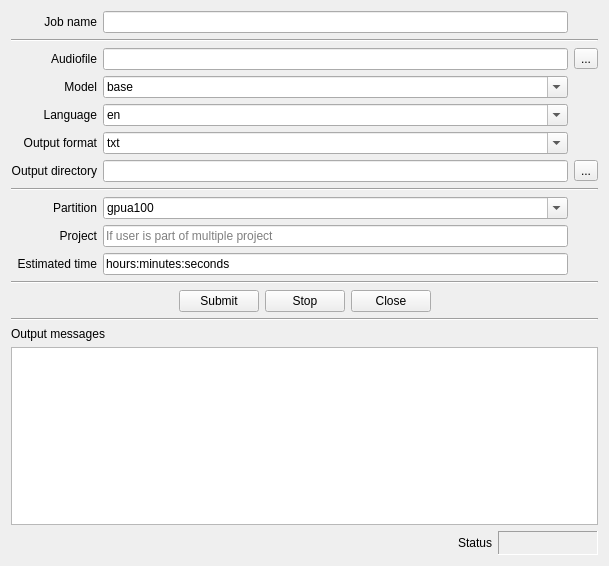
<?xml version="1.0" encoding="UTF-8"?>
<ui version="4.0">
 <class>Form</class>
 <widget class="QWidget" name="Form">
  <property name="geometry">
   <rect>
    <x>0</x>
    <y>0</y>
    <width>609</width>
    <height>566</height>
   </rect>
  </property>
  <property name="windowTitle">
   <string>Whisper Job Submitter</string>
  </property>
  <property name="windowIcon">
   <iconset theme="QIcon::ThemeIcon::MediaTape"/>
  </property>
  <layout class="QVBoxLayout" name="verticalLayout" stretch="0,0,0,0,0,20,0">
   <item>
    <layout class="QGridLayout" name="gridLayout">
     <item row="4" column="1">
      <widget class="QComboBox" name="language_combo">
       <property name="editable">
        <bool>true</bool>
       </property>
       <item>
        <property name="text">
         <string>en</string>
        </property>
       </item>
       <item>
        <property name="text">
         <string>es</string>
        </property>
       </item>
       <item>
        <property name="text">
         <string>de</string>
        </property>
       </item>
       <item>
        <property name="text">
         <string>se</string>
        </property>
       </item>
      </widget>
     </item>
     <item row="4" column="0">
      <widget class="QLabel" name="audio_file_label_4">
       <property name="text">
        <string>Language</string>
       </property>
       <property name="alignment">
        <set>Qt::AlignmentFlag::AlignRight|Qt::AlignmentFlag::AlignTrailing|Qt::AlignmentFlag::AlignVCenter</set>
       </property>
      </widget>
     </item>
     <item row="2" column="2">
      <widget class="QToolButton" name="select_audio_file_button">
       <property name="text">
        <string>...</string>
       </property>
       <property name="icon">
        <iconset theme="QIcon::ThemeIcon::DocumentOpen"/>
       </property>
      </widget>
     </item>
     <item row="5" column="0">
      <widget class="QLabel" name="audio_file_label_5">
       <property name="text">
        <string>Output format</string>
       </property>
       <property name="alignment">
        <set>Qt::AlignmentFlag::AlignRight|Qt::AlignmentFlag::AlignTrailing|Qt::AlignmentFlag::AlignVCenter</set>
       </property>
      </widget>
     </item>
     <item row="0" column="1">
      <widget class="QLineEdit" name="jobname_edit"/>
     </item>
     <item row="3" column="1">
      <widget class="QComboBox" name="model_combo">
       <property name="editable">
        <bool>true</bool>
       </property>
       <property name="currentIndex">
        <number>1</number>
       </property>
       <item>
        <property name="text">
         <string>tiny</string>
        </property>
       </item>
       <item>
        <property name="text">
         <string>base</string>
        </property>
       </item>
       <item>
        <property name="text">
         <string>small</string>
        </property>
       </item>
       <item>
        <property name="text">
         <string>medium</string>
        </property>
       </item>
       <item>
        <property name="text">
         <string>large-v2</string>
        </property>
       </item>
      </widget>
     </item>
     <item row="8" column="1">
      <widget class="QComboBox" name="part_combo">
       <property name="editable">
        <bool>true</bool>
       </property>
       <item>
        <property name="text">
         <string>gpua100</string>
        </property>
       </item>
       <item>
        <property name="text">
         <string>sens-gpu</string>
        </property>
       </item>
       <item>
        <property name="text">
         <string>gpua40</string>
        </property>
       </item>
      </widget>
     </item>
     <item row="2" column="1">
      <widget class="QLineEdit" name="audio_filename_edit">
       <property name="minimumSize">
        <size>
         <width>300</width>
         <height>0</height>
        </size>
       </property>
      </widget>
     </item>
     <item row="8" column="0">
      <widget class="QLabel" name="audio_file_label_7">
       <property name="text">
        <string>Partition</string>
       </property>
       <property name="alignment">
        <set>Qt::AlignmentFlag::AlignRight|Qt::AlignmentFlag::AlignTrailing|Qt::AlignmentFlag::AlignVCenter</set>
       </property>
      </widget>
     </item>
     <item row="10" column="0">
      <widget class="QLabel" name="audio_file_label_8">
       <property name="text">
        <string>Estimated time</string>
       </property>
       <property name="alignment">
        <set>Qt::AlignmentFlag::AlignRight|Qt::AlignmentFlag::AlignTrailing|Qt::AlignmentFlag::AlignVCenter</set>
       </property>
      </widget>
     </item>
     <item row="5" column="1">
      <widget class="QComboBox" name="output_format_combo">
       <property name="editable">
        <bool>true</bool>
       </property>
       <property name="currentIndex">
        <number>2</number>
       </property>
       <item>
        <property name="text">
         <string>srt</string>
        </property>
       </item>
       <item>
        <property name="text">
         <string>vtt</string>
        </property>
       </item>
       <item>
        <property name="text">
         <string>txt</string>
        </property>
       </item>
       <item>
        <property name="text">
         <string>json</string>
        </property>
       </item>
       <item>
        <property name="text">
         <string>docx</string>
        </property>
       </item>
      </widget>
     </item>
     <item row="7" column="0" colspan="3">
      <widget class="Line" name="line">
       <property name="orientation">
        <enum>Qt::Orientation::Horizontal</enum>
       </property>
      </widget>
     </item>
     <item row="0" column="0">
      <widget class="QLabel" name="label">
       <property name="layoutDirection">
        <enum>Qt::LayoutDirection::LeftToRight</enum>
       </property>
       <property name="text">
        <string>Job name</string>
       </property>
       <property name="alignment">
        <set>Qt::AlignmentFlag::AlignRight|Qt::AlignmentFlag::AlignTrailing|Qt::AlignmentFlag::AlignVCenter</set>
       </property>
      </widget>
     </item>
     <item row="6" column="0">
      <widget class="QLabel" name="audio_file_label_6">
       <property name="text">
        <string>Output directory</string>
       </property>
       <property name="alignment">
        <set>Qt::AlignmentFlag::AlignRight|Qt::AlignmentFlag::AlignTrailing|Qt::AlignmentFlag::AlignVCenter</set>
       </property>
      </widget>
     </item>
     <item row="1" column="0" colspan="3">
      <widget class="Line" name="line_2">
       <property name="orientation">
        <enum>Qt::Orientation::Horizontal</enum>
       </property>
      </widget>
     </item>
     <item row="6" column="2">
      <widget class="QToolButton" name="select_output_dir_button">
       <property name="text">
        <string>...</string>
       </property>
       <property name="icon">
        <iconset theme="QIcon::ThemeIcon::FolderOpen"/>
       </property>
      </widget>
     </item>
     <item row="10" column="1">
      <widget class="QLineEdit" name="walltime_edit">
       <property name="text">
        <string>hours:minutes:seconds</string>
       </property>
       <property name="placeholderText">
        <string>days:hours:minutes</string>
       </property>
      </widget>
     </item>
     <item row="3" column="0">
      <widget class="QLabel" name="audio_file_label_3">
       <property name="text">
        <string>Model</string>
       </property>
       <property name="alignment">
        <set>Qt::AlignmentFlag::AlignRight|Qt::AlignmentFlag::AlignTrailing|Qt::AlignmentFlag::AlignVCenter</set>
       </property>
      </widget>
     </item>
     <item row="2" column="0">
      <widget class="QLabel" name="audio_file_label">
       <property name="text">
        <string>Audiofile</string>
       </property>
       <property name="alignment">
        <set>Qt::AlignmentFlag::AlignRight|Qt::AlignmentFlag::AlignTrailing|Qt::AlignmentFlag::AlignVCenter</set>
       </property>
      </widget>
     </item>
     <item row="6" column="1">
      <widget class="QLineEdit" name="output_dir_edit"/>
     </item>
     <item row="9" column="1">
      <widget class="QLineEdit" name="account_edit">
       <property name="placeholderText">
        <string>If user is part of multiple project</string>
       </property>
      </widget>
     </item>
     <item row="9" column="0">
      <widget class="QLabel" name="label_4">
       <property name="text">
        <string>Project</string>
       </property>
       <property name="alignment">
        <set>Qt::AlignmentFlag::AlignRight|Qt::AlignmentFlag::AlignTrailing|Qt::AlignmentFlag::AlignVCenter</set>
       </property>
      </widget>
     </item>
    </layout>
   </item>
   <item>
    <widget class="Line" name="line_3">
     <property name="orientation">
      <enum>Qt::Orientation::Horizontal</enum>
     </property>
    </widget>
   </item>
   <item>
    <layout class="QHBoxLayout" name="horizontalLayout">
     <item>
      <spacer name="horizontalSpacer">
       <property name="orientation">
        <enum>Qt::Orientation::Horizontal</enum>
       </property>
       <property name="sizeHint" stdset="0">
        <size>
         <width>40</width>
         <height>20</height>
        </size>
       </property>
      </spacer>
     </item>
     <item>
      <widget class="QPushButton" name="submit_button">
       <property name="text">
        <string>Submit</string>
       </property>
       <property name="icon">
        <iconset theme="QIcon::ThemeIcon::MediaPlaybackStart"/>
       </property>
      </widget>
     </item>
     <item>
      <widget class="QPushButton" name="stop_button">
       <property name="text">
        <string>Stop</string>
       </property>
       <property name="icon">
        <iconset theme="QIcon::ThemeIcon::ProcessStop"/>
       </property>
      </widget>
     </item>
     <item>
      <widget class="QPushButton" name="close_button">
       <property name="text">
        <string>Close</string>
       </property>
       <property name="icon">
        <iconset theme="QIcon::ThemeIcon::SystemShutdown"/>
       </property>
      </widget>
     </item>
     <item>
      <spacer name="horizontalSpacer_2">
       <property name="orientation">
        <enum>Qt::Orientation::Horizontal</enum>
       </property>
       <property name="sizeHint" stdset="0">
        <size>
         <width>40</width>
         <height>20</height>
        </size>
       </property>
      </spacer>
     </item>
    </layout>
   </item>
   <item>
    <widget class="Line" name="line_4">
     <property name="orientation">
      <enum>Qt::Orientation::Horizontal</enum>
     </property>
    </widget>
   </item>
   <item>
    <widget class="QLabel" name="label_2">
     <property name="text">
      <string>Output messages</string>
     </property>
    </widget>
   </item>
   <item>
    <widget class="QPlainTextEdit" name="log_text">
     <property name="font">
      <font>
       <family>Liberation Mono</family>
       <pointsize>10</pointsize>
      </font>
     </property>
    </widget>
   </item>
   <item>
    <layout class="QHBoxLayout" name="horizontalLayout_2">
     <item>
      <spacer name="horizontalSpacer_3">
       <property name="orientation">
        <enum>Qt::Orientation::Horizontal</enum>
       </property>
       <property name="sizeHint" stdset="0">
        <size>
         <width>40</width>
         <height>20</height>
        </size>
       </property>
      </spacer>
     </item>
     <item>
      <widget class="QLabel" name="label_3">
       <property name="text">
        <string>Status</string>
       </property>
      </widget>
     </item>
     <item>
      <widget class="QLabel" name="status_label">
       <property name="minimumSize">
        <size>
         <width>100</width>
         <height>24</height>
        </size>
       </property>
       <property name="frameShape">
        <enum>QFrame::Shape::Panel</enum>
       </property>
       <property name="frameShadow">
        <enum>QFrame::Shadow::Sunken</enum>
       </property>
       <property name="text">
        <string/>
       </property>
       <property name="alignment">
        <set>Qt::AlignmentFlag::AlignCenter</set>
       </property>
      </widget>
     </item>
    </layout>
   </item>
  </layout>
 </widget>
 <tabstops>
  <tabstop>jobname_edit</tabstop>
  <tabstop>audio_filename_edit</tabstop>
  <tabstop>select_audio_file_button</tabstop>
  <tabstop>model_combo</tabstop>
  <tabstop>language_combo</tabstop>
  <tabstop>output_format_combo</tabstop>
  <tabstop>select_output_dir_button</tabstop>
  <tabstop>output_dir_edit</tabstop>
  <tabstop>part_combo</tabstop>
  <tabstop>account_edit</tabstop>
  <tabstop>walltime_edit</tabstop>
  <tabstop>submit_button</tabstop>
  <tabstop>stop_button</tabstop>
  <tabstop>close_button</tabstop>
  <tabstop>log_text</tabstop>
 </tabstops>
 <resources/>
 <connections/>
</ui>
